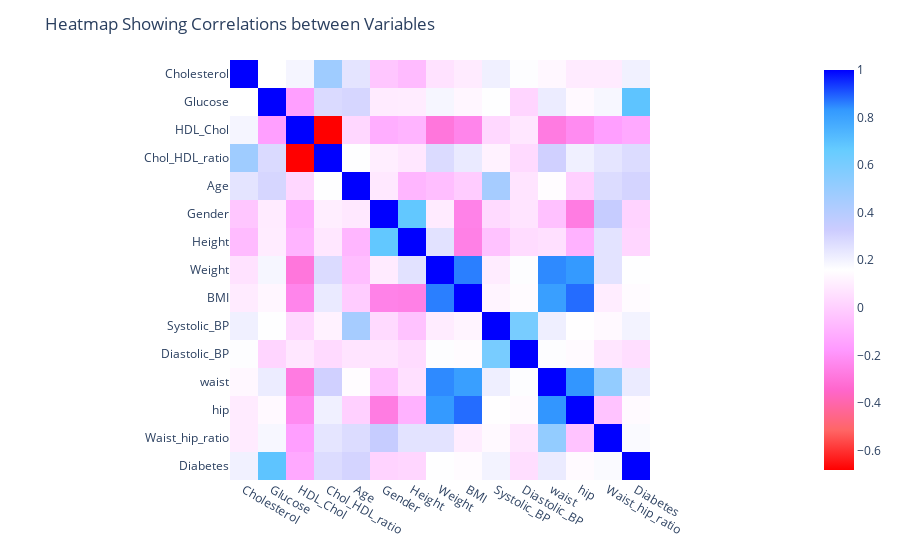

Notebook cell for this chart:
### Markdown cell above
## Heatmaps

Seeing all those numbers for correlations can be a bit much. A heatmap is a great visual way to see all the correlations at once using colors.

### Code cell
# You may have thought lots of code is needed to create this cool depiction. See here - not so complicated.

# Calculate the correlation matrix for dm_clean dataframe.
corr = dm_clean.corr()

# Use Plotly Express to create a heatmap visualization of the correlation matrix.
fig = px.imshow(corr, color_continuous_scale="Picnic_r")  # Picnic_r is a color scale for the heatmap
fig.update_layout(title_text="Heatmap Showing Correlations between Variables")  # Set the title of the heatmap
fig.show()  # Display the heatmap

### Figure 1 — Plotly figure (JSON) as saved in the notebook; plotly's stock layout.template omitted (floating-point values rounded to 4 significant figures; data arrays with more than 128 entries replaced by an {"elided": "..."} marker saying what was removed)
{"data": [{"coloraxis": "coloraxis", "hovertemplate": "x: %{x}<br>y: %{y}<br>color: %{z}<extra></extra>", "name": "0", "type": "heatmap", "x": ["Cholesterol", "Glucose", "HDL_Chol", "Chol_HDL_ratio", "Age", "Gender", "Height", "Weight", "BMI", "Systolic_BP", "Diastolic_BP", "waist", "hip", "Waist_hip_ratio", "Diabetes"], "xaxis": "x", "y": ["Cholesterol", "Glucose", "HDL_Chol", "Chol_HDL_ratio", "Age", "Gender", "Height", "Weight", "BMI", "Systolic_BP", "Diastolic_BP", "waist", "hip", "Waist_hip_ratio", "Diabetes"], "yaxis": "y", "z": {"elided": "15x15 float values"}}], "layout": {"coloraxis": {"colorscale": [[0, "rgb(255,0,0)"], [0.1, "rgb(255,102,102)"], [0.2, "rgb(255,102,204)"], [0.3, "rgb(255,153,255)"], [0.4, "rgb(255,204,255)"], [0.5, "rgb(255,255,255)"], [0.6, "rgb(204,204,255)"], [0.7, "rgb(153,204,255)"], [0.8, "rgb(102,204,255)"], [0.9, "rgb(51,153,255)"], [1, "rgb(0,0,255)"]]}, "margin": {"t": 60}, "title": {"text": "Heatmap Showing Correlations between Variables"}, "xaxis": {"anchor": "y", "constrain": "domain", "domain": [0, 1], "scaleanchor": "y"}, "yaxis": {"anchor": "x", "autorange": "reversed", "constrain": "domain", "domain": [0, 1]}}}
